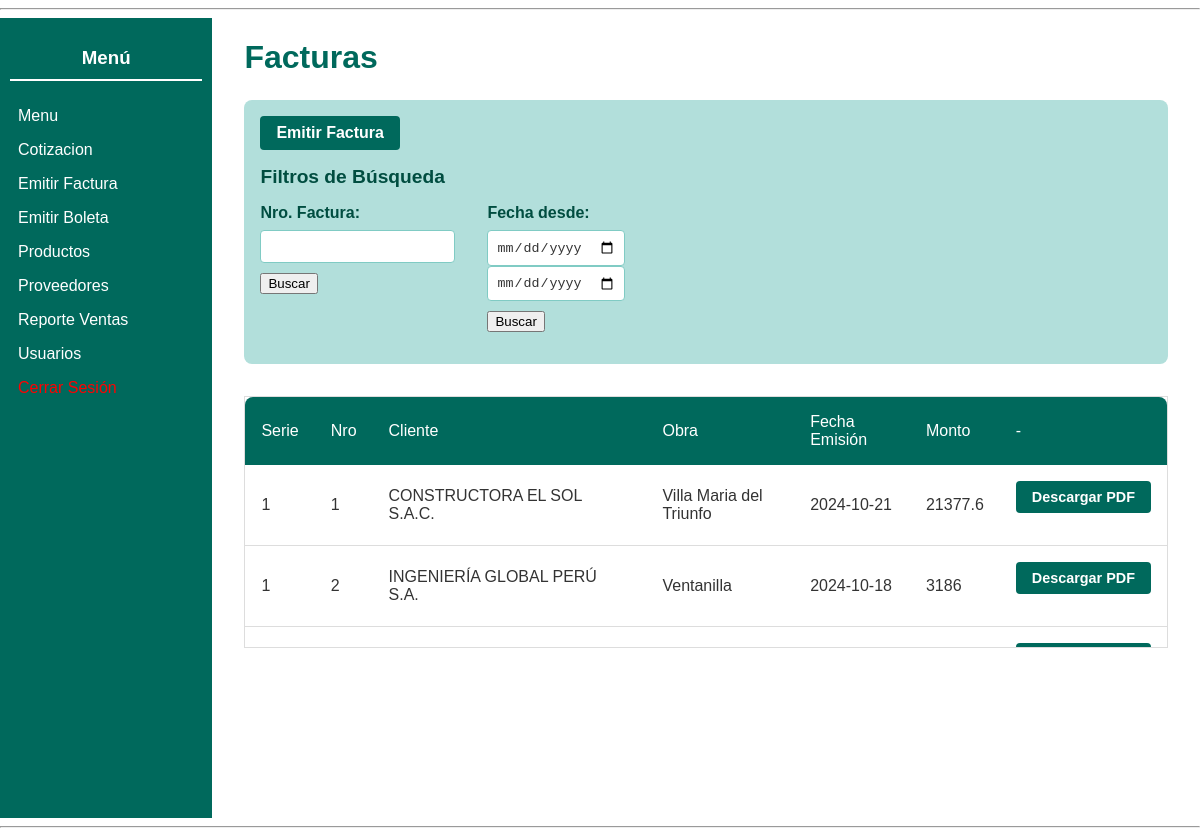
Page /moduloVentas/indexFactura.php (signed in) on the committed database.
### tables this page shows
CREATE TABLE `facturaemitida` (
  `FacturaEmitidaID` int NOT NULL,
  `SerieComprobanteID` int NOT NULL,
  `NumeroCorrelativo` int NOT NULL,
  `UsuarioID` int NOT NULL,
  `FechaEmision` date NOT NULL,
  `FechaVencimiento` date NOT NULL,
  `TipoPago` varchar(255) NOT NULL,
  `FormaPago` varchar(255) NOT NULL,
  `Moneda` varchar(255) NOT NULL,
  `ClienteID` int NOT NULL,
  `EstadoDocumento` varchar(255) NOT NULL,
  `OpInafecta` double NOT NULL,
  `OpExonerada` double NOT NULL,
  `OpGratuita` double NOT NULL,
  `OpGravada` double NOT NULL,
  `TotalIGV` double NOT NULL,
  `DescuentoGlobal` double NOT NULL,
  `ImporteTotal` double NOT NULL,
  `CostoTotal` double NOT NULL,
  `Ganancia` double NOT NULL,
  `Observaciones` varchar(255) NOT NULL,
  `Obra` varchar(255) NOT NULL,
  `OrdenDeCompra` int NOT NULL
);

CREATE TABLE `cliente` (
  `ClienteID` int NOT NULL,
  `TipoDocumentoIdentidad` varchar(255) NOT NULL,
  `NumeroDocumentoIdentidad` varchar(255) NOT NULL,
  `NombreCompletoORazonSocial` varchar(255) NOT NULL,
  `Telefono` int NOT NULL,
  `Email` varchar(255) NOT NULL,
  `Direccion` varchar(255) NOT NULL,
  `FechaRegistro` date NOT NULL
);

### moduloVentas/indexFactura.php (called while the page is built, shortened)
<?php
include_once($_SERVER['DOCUMENT_ROOT'] . '/moduloVentas/panelFactura.php');
include_once($_SERVER['DOCUMENT_ROOT'] . '/modelo/facturas.php');
$numeroFactura = $_GET['numeroFactura'] ?? null;
$fechadesde = $_GET['desde'] ?? null;
$fechahasta = $_GET['hasta'] ?? null;
$facturasObj = new Facturas();
$facturas = $facturasObj->getFacturas($numeroFactura, $fechadesde, $fechahasta);
$panelFacturaObject = new panelFactura();
$panelFacturaObject->panelFacturaShow($facturas);

### modelo/facturas.php (called while the page is built, shortened)
<?php
class Facturas
{
  public function getFacturas($numeroFactura = null, $fechadesde = null, $fechahasta = null)
  {
    $sql = "SELECT fe.FacturaEmitidaID,
              fe.SerieComprobanteID,
              fe.NumeroCorrelativo,
              cl.NombreCompletoORazonSocial AS Cliente,
              fe.Obra,
              fe.FechaEmision,
              fe.ImporteTotal
            FROM facturaemitida fe
            INNER JOIN cliente cl ON fe.ClienteID = cl.ClienteID";
    $conexion = Conexion::conectarBD();
    $respuesta = $conexion->query($sql);
    $facturas = [];
    while ($fila = $respuesta->fetch_assoc()) {
      $facturas[] = $fila;
    }
    return $facturas;
  }
}

### moduloVentas/panelFactura.php (the view, shortened to what this page needs)
<?php
include_once($_SERVER['DOCUMENT_ROOT'] . '/shared/pantalla.php');
class panelFactura extends pantalla
{
  public function panelFacturaShow($facturas = null)
  {
?>
    <div style="display: flex; height: 100vh;">
      <main style="padding: 0 2rem;">
        <h1 style="color: #00695c;">Facturas</h1>
        <div class="filters-container">
          <a href="/moduloVentas/indexEmitirFactura.php" class="btn" style="margin-bottom: 1rem;">Emitir Factura</a>
          <div class="flex">
            <h2>Filtros de Búsqueda</h2>
          </div>
          <div class="filters">
            <form action="/moduloVentas/getFactura.php" method="POST">
              <div class="input-container">
                <label for="nroFactura">Nro. Factura:</label>
                <input type="text" id="nroFactura" name="txtNroFactura">
              </div>
              <input style="margin-top: 10px;" type="submit" name="btnBuscarNroFactura" value="Buscar">
            </form>
            <form action="/moduloVentas/getFactura.php" method="POST">
              <div class="input-container">
                <label for="fechaDesde">Fecha desde:</label>
                <input type="date" id="fechaDesde" name="txtFechaDesde">
                <input type="date" id="fechaHasta" name="txtFechaHasta">
              </div>
              <input style="margin-top: 10px;" type="submit" name="btnBuscarFechas" value="Buscar">
            </form>
          </div>
        </div>
        <div class="table-cotizaciones">
          <table id="facturas-table">
            <thead>
              <tr>
                <th>Serie</th>
                <th>Nro</th>
                <th>Cliente</th>
                <th>Obra</th>
                <th>Fecha Emisión</th>
                <th>Monto</th>
                <th>-</th>
              </tr>
            </thead>
            <tbody>
              <?php if ($facturas !== null) : ?>
                <?php foreach ($facturas as $factura) : ?>
                  <tr>
                    <td><?= $factura['SerieComprobanteID']; ?></td>
                    <td><?= $factura['NumeroCorrelativo']; ?></td>
                    <td><?= $factura['Cliente']; ?></td>
                    <td><?= $factura['Obra']; ?></td>
                    <td><?= $factura['FechaEmision']; ?></td>
                    <td><?= $factura['ImporteTotal']; ?></td>
                    <td>
                      <form action="/moduloVentas/getFactura.php" method="POST">
                        <input type="submit" name="btnGenerarPdf" value="Descargar PDF">
                      </form>
                    </td>
                  </tr>
                <?php endforeach; ?>
              <?php else : ?>
                <tr>
                  <td colspan="7">No se encontraron facturas.</td>
                </tr>
              <?php endif; ?>
            </tbody>
          </table>
        </div>
      </main>
    </div>
<?php
  }
}

### assets/styles.css (style rules this page uses)
body { font-family: Arial, sans-serif; margin: 0; padding: 0; color: #333; }
main { padding: 2rem; width: 80%; max-width: 1200px; margin: 0 auto; }
main h1 { color: #00695c; margin-bottom: 1.5rem; font-size: 2rem; }
.filters-container { background: #b2dfdb; border-radius: 8px; padding: 1rem; margin-bottom: 2rem; }
.filters-container .flex { display: flex; justify-content: space-between; align-items: center; margin-bottom: 1rem; }
.filters-container h2 { color: #004d40; font-size: 1.2rem; margin: 0; }
.btn, .btn:link, .btn:visited { display: inline-block; background: #00695c; color: #fff; border: none; padding: 0.5rem 1rem; border-radius: 4px; cursor: pointer; font-weight: bold; transition: background 0.3s; text-decoration: none; }
.filters { display: flex; gap: 2rem; flex-wrap: wrap; }
.input-container { display: flex; flex-direction: column; }
.input-container label { margin-bottom: 0.5rem; font-weight: bold; color: #004d40; }
.input-container input[type="text"], .input-container input[type="date"] { padding: 0.5rem; border: 1px solid #80cbc4; border-radius: 4px; background: #ffffff; color: #333; }
.table-cotizaciones { margin-top: 2rem; overflow-x: auto; }
.table-cotizaciones table { width: 100%; border-collapse: collapse; background: #fff; border-radius: 8px; overflow: hidden; }
.table-cotizaciones thead { background: #00695c; color: #fff; }
.table-cotizaciones thead th { padding: 1rem; text-align: left; font-weight: normal; }
.table-cotizaciones input[type="submit"] { background: #00695c; color: white; border: none; padding: 0.5rem 1rem; border-radius: 4px; cursor: pointer; font-size: 0.9rem; font-weight: bold; transition: background 0.3s ease; }
.table-cotizaciones tbody td { padding: 1rem; border-bottom: 1px solid #ddd; }
.btn { display: inline-flex; align-items: center; justify-content: center; color: #fff; font-size: 16px; font-weight: bold; padding: 10px 10px; border: none; border-radius: 5px; cursor: pointer; }
.table-cotizaciones { border: 1px solid #ddd; max-height: 250px; overflow-x: auto; }

### rows in the picture
facturaemitida: SerieComprobanteID "1", NumeroCorrelativo "1", ClienteID.NombreCompletoORazonSocial "CONSTRUCTORA EL SOL S.A.C.", Obra "Villa Maria del Triunfo", FechaEmision "2024-10-21", ImporteTotal "21377.6"
facturaemitida: SerieComprobanteID "1", NumeroCorrelativo "2", ClienteID.NombreCompletoORazonSocial "INGENIERÍA GLOBAL PERÚ S.A.", Obra "Ventanilla", FechaEmision "2024-10-18", ImporteTotal "3186"
